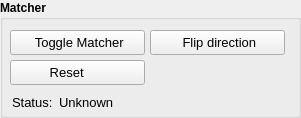
      <widget class="QGroupBox" name="groupBox_1">
       <property name="geometry">
        <rect>
         <x>4</x>
         <y>240</y>
         <width>301</width>
         <height>118</height>
        </rect>
       </property>
       <property name="sizePolicy">
        <sizepolicy hsizetype="Expanding" vsizetype="Expanding">
         <horstretch>0</horstretch>
         <verstretch>0</verstretch>
        </sizepolicy>
       </property>
       <property name="minimumSize">
        <size>
         <width>0</width>
         <height>118</height>
        </size>
       </property>
       <property name="font">
        <font>
         <weight>75</weight>
         <bold>true</bold>
        </font>
       </property>
       <property name="title">
        <string>Matcher</string>
       </property>
       <widget class="QPushButton" name="pushButtonMatcherFlip">
        <property name="geometry">
         <rect>
          <x>150</x>
          <y>30</y>
          <width>135</width>
          <height>25</height>
         </rect>
        </property>
        <property name="sizePolicy">
         <sizepolicy hsizetype="Expanding" vsizetype="Fixed">
          <horstretch>0</horstretch>
          <verstretch>0</verstretch>
         </sizepolicy>
        </property>
        <property name="minimumSize">
         <size>
          <width>135</width>
          <height>0</height>
         </size>
        </property>
        <property name="maximumSize">
         <size>
          <width>150</width>
          <height>16777215</height>
         </size>
        </property>
        <property name="font">
         <font>
          <pointsize>10</pointsize>
          <weight>50</weight>
          <bold>false</bold>
         </font>
        </property>
        <property name="toolTip">
         <string>&lt;html&gt;&lt;head/&gt;&lt;body&gt;&lt;p&gt;Flip the direction of transformation in case of singularity&lt;/p&gt;&lt;/body&gt;&lt;/html&gt;</string>
        </property>
        <property name="text">
         <string>   Flip direction  </string>
        </property>
        <property name="icon">
         <iconset resource="../../mapviz/src/resources/icons.qrc">
          <normaloff>:/images/flip_icon.png</normaloff>:/images/flip_icon.png</iconset>
        </property>
        <property name="checkable">
         <bool>false</bool>
        </property>
       </widget>
       <widget class="QPushButton" name="pushButtonMatcherStart">
        <property name="geometry">
         <rect>
          <x>10</x>
          <y>30</y>
          <width>135</width>
          <height>25</height>
         </rect>
        </property>
        <property name="sizePolicy">
         <sizepolicy hsizetype="Expanding" vsizetype="Fixed">
          <horstretch>0</horstretch>
          <verstretch>0</verstretch>
         </sizepolicy>
        </property>
        <property name="minimumSize">
         <size>
          <width>135</width>
          <height>0</height>
         </size>
        </property>
        <property name="maximumSize">
         <size>
          <width>150</width>
          <height>16777215</height>
         </size>
        </property>
        <property name="font">
         <font>
          <pointsize>10</pointsize>
          <weight>50</weight>
          <bold>false</bold>
         </font>
        </property>
        <property name="toolTip">
         <string>&lt;html&gt;&lt;head/&gt;&lt;body&gt;&lt;p&gt;Toggle GPS-Map Matcher algorithm on/off&lt;/p&gt;&lt;/body&gt;&lt;/html&gt;</string>
        </property>
        <property name="text">
         <string> Toggle Matcher</string>
        </property>
        <property name="icon">
         <iconset resource="../../mapviz/src/resources/icons.qrc">
          <normaloff>:/images/matcher_icon.png</normaloff>:/images/matcher_icon.png</iconset>
        </property>
        <property name="checkable">
         <bool>true</bool>
        </property>
        <property name="checked">
         <bool>false</bool>
        </property>
       </widget>
       <widget class="QWidget" name="layoutWidget_2">
        <property name="geometry">
         <rect>
          <x>0</x>
          <y>90</y>
          <width>311</width>
          <height>27</height>
         </rect>
        </property>
        <layout class="QFormLayout" name="formLayout_2">
         <property name="fieldGrowthPolicy">
          <enum>QFormLayout::AllNonFixedFieldsGrow</enum>
         </property>
         <property name="leftMargin">
          <number>12</number>
         </property>
         <property name="topMargin">
          <number>5</number>
         </property>
         <property name="rightMargin">
          <number>10</number>
         </property>
         <property name="bottomMargin">
          <number>5</number>
         </property>
         <item row="0" column="0">
          <widget class="QLabel" name="label_status_matcher">
           <property name="maximumSize">
            <size>
             <width>60</width>
             <height>16777215</height>
            </size>
           </property>
           <property name="font">
            <font>
             <pointsize>10</pointsize>
             <weight>50</weight>
             <bold>false</bold>
            </font>
           </property>
           <property name="text">
            <string>Status:</string>
           </property>
          </widget>
         </item>
         <item row="0" column="1">
          <widget class="QLabel" name="status_matcher">
           <property name="font">
            <font>
             <pointsize>10</pointsize>
             <weight>50</weight>
             <bold>false</bold>
            </font>
           </property>
           <property name="styleSheet">
            <string notr="true"/>
           </property>
           <property name="text">
            <string>Unknown</string>
           </property>
           <property name="wordWrap">
            <bool>true</bool>
           </property>
          </widget>
         </item>
        </layout>
       </widget>
       <widget class="QPushButton" name="pushButtonMatcherReset">
        <property name="geometry">
         <rect>
          <x>10</x>
          <y>60</y>
          <width>135</width>
          <height>25</height>
         </rect>
        </property>
        <property name="sizePolicy">
         <sizepolicy hsizetype="Expanding" vsizetype="Fixed">
          <horstretch>0</horstretch>
          <verstretch>0</verstretch>
         </sizepolicy>
        </property>
        <property name="minimumSize">
         <size>
          <width>135</width>
          <height>0</height>
         </size>
        </property>
        <property name="maximumSize">
         <size>
          <width>150</width>
          <height>16777215</height>
         </size>
        </property>
        <property name="font">
         <font>
          <pointsize>10</pointsize>
          <weight>50</weight>
          <bold>false</bold>
         </font>
        </property>
        <property name="toolTip">
         <string>&lt;html&gt;&lt;head/&gt;&lt;body&gt;&lt;p&gt;Reset all Matcher data and revert to default transformation.&lt;/p&gt;&lt;/body&gt;&lt;/html&gt;</string>
        </property>
        <property name="text">
         <string>       Reset             </string>
        </property>
        <property name="icon">
         <iconset resource="../../mapviz/src/resources/icons.qrc">
          <normaloff>:/images/reset_icon.png</normaloff>:/images/reset_icon.png</iconset>
        </property>
        <property name="checkable">
         <bool>false</bool>
        </property>
        <property name="checked">
         <bool>false</bool>
        </property>
       </widget>
      </widget>
